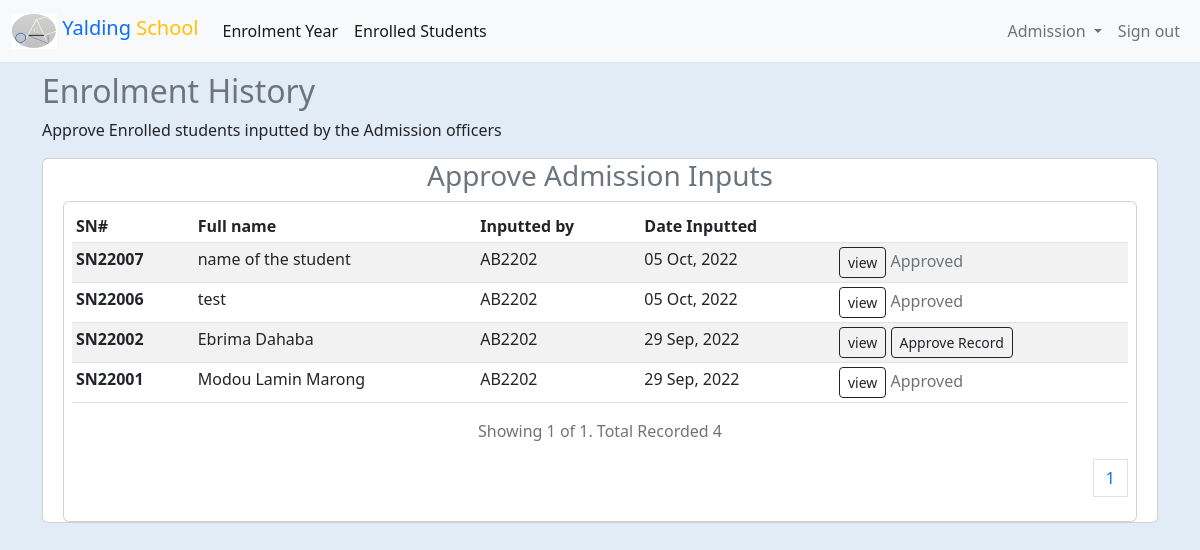
Screenshot of /app/users/client/dashboard.php (signed in) with the database file from the repository.
### tables this page shows
CREATE TABLE `enroll_student` (
  `record_id` int(11) NOT NULL,
  `stud_id` varchar(25) NOT NULL,
  `stud_name` varchar(50) NOT NULL,
  `stud_parent_name` varchar(50) NOT NULL,
  `stud_parent_mobile` varchar(50) NOT NULL,
  `stud_prev_sch` varchar(200) DEFAULT NULL,
  `stud_address` varchar(75) DEFAULT NULL,
  `stud_gender` varchar(50) DEFAULT NULL,
  `stud_place_birth` varchar(100) DEFAULT NULL,
  `stud_date_brith` datetime DEFAULT NULL,
  `health_relate_problem` text DEFAULT NULL,
  `stud_enroll_yr` varchar(50) NOT NULL,
  `enroll_class` varchar(100) DEFAULT NULL,
  `stud_inputted_by` varchar(50) DEFAULT NULL,
  `stud_inputted_at` datetime NOT NULL DEFAULT current_timestamp(),
  `stud_deleted_by` varchar(50) DEFAULT NULL,
  `stud_deleted_at` datetime DEFAULT NULL,
  `stud_prof_photo_url` text DEFAULT NULL,
  `enroll_done` tinyint(4) NOT NULL DEFAULT 0,
  `auth_enroll` tinyint(4) NOT NULL DEFAULT 0,
  `auth_enroll_by` varchar(50) DEFAULT NULL
);

### core/func.php (called while the page is built, shortened)
<?php
function human_date($date)
{
    return date("d M, Y", strtotime($date));
}

### app/users/client/admission/approve_admission.php (the view, shortened to what this page needs)
<?php
$per_page_record = 15;
if (isset($_GET["page"])) {
    $page  = $_GET["page"];
} else {
    $page = 1;
}
$start_from = ($page - 1) * $per_page_record;
$inputs = $db->query("SELECT * FROM `enroll_student` WHERE `enroll_done` = 1 ORDER BY `stud_id` DESC LIMIT $start_from, $per_page_record");
?>
<h2 class="text-secondary">Enrolment History</h2>
<p>Approve Enrolled students inputted by the Admission officers</p>
<div class="card">
<div class="container">
<?php if(!isset($_GET['view'])):?>
    <h3 class="text-center text-secondary">Approve Admission Inputs</h3>
    <div class="card mx-2 p-2">
    <table class="table table-striped table-sm table-hover">
    <thead>
        <tr>
            <th scope="col">SN#</th>
            <th scope="col">Full name</th>
            <th scope="col">Inputted by</th>
            <th scope="col">Date Inputted</th>
            <th scope="col"></th>
        </tr>
        </thead>
        <tbody>
            <?php while($input = mysqli_fetch_assoc($inputs)):?>
            <tr>
                <th scope="row"><?= 'SN' . $input['stud_id'] ?></th>
                <td><?= $input['stud_name'] ?></td>
                <td>
                <?=$input['stud_inputted_by']?>
                </td>
                <td><?=human_date($input['stud_inputted_at'])?></td>
                <td>
                <a href="admission/file-profile.php?complete=<?=$input['stud_id']?>" class="btn btn-sm btn-outline-dark">view</a>
                    <?php if ($input['auth_enroll'] == 1):?>
                        <span class="text-secondary">Approved</span>
                    <?php else:?>
                    <a href="dashboard.php?app=<?=$input['stud_id']?>" class="btn btn-sm btn-outline-dark">Approve Record</a>
                    <?php endif;?>
                </td>
            </tr>
            <?php endwhile;?>
            </tbody>
        </table>
        <?php
            $enroll_stud_query = $db->query("SELECT COUNT(*) FROM `enroll_student` WHERE `enroll_done` = 1 ORDER BY `stud_id` DESC");
            $row = mysqli_fetch_row($enroll_stud_query);
            $total_records = $row[0];
            $total_pages = ceil($total_records / $per_page_record);
            ?>
            <p class="text-secondary text-center">Showing <?= $page ?> of <?= $total_pages ?>. Total Recorded <?= $total_records ?></p>
            <nav aria-label="Page navigation example p-2">
                <ul class="pagination justify-content-end">
                    <?php for ($i = 1; $i <= $total_pages; $i++) : ?>
                        <?php if ($i == $page) : ?>
                            <li class="page-item"><a class="page-link" href="dashboard.php?page=<?= $i ?>"><?= $i ?></a></li>
                        <?php else : ?>
                            <li class="page-item"><a class="page-link" href="dashboard.php?page=<?= $i ?>"><?= $i ?></a></li>
                        <?php endif; ?>
                    <?php endfor; ?>
                </ul>
            </nav>
        </div>
    </div>
<?php endif;?>

### css/main.css (style rules this page uses)
body { background-color: #e2ecf6; }

### rows the page displays
enroll_student: stud "22007", stud_name "name of the student", stud_inputted_by "AB2202", stud_inputted_at "05 Oct, 2022", auth_enroll "Approved"
enroll_student: stud "22006", stud_name "test", stud_inputted_by "AB2202", stud_inputted_at "05 Oct, 2022", auth_enroll "Approved"
enroll_student: stud "22002", stud_name "Ebrima Dahaba", stud_inputted_by "AB2202", stud_inputted_at "29 Sep, 2022"
enroll_student: stud "22001", stud_name "Modou Lamin Marong", stud_inputted_by "AB2202", stud_inputted_at "29 Sep, 2022", auth_enroll "Approved"

### other values shown
$page "1"
$total_pages "1"
$total_records "4"
